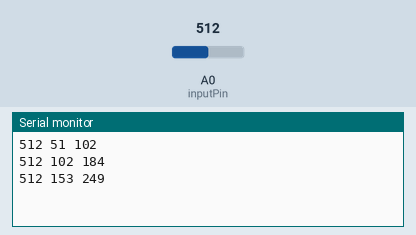
Recording of a program running on a simulated ESP8266 (NodeMCU). Shown: the last lines printed to the serial monitor. The inputs (shaded band) are chosen by the test bench; at power-on: A0 (inputPin) = 512.

Above: at 1.3 s.
1.4 s: A0 (inputPin) set to 716
At 1.9 s:
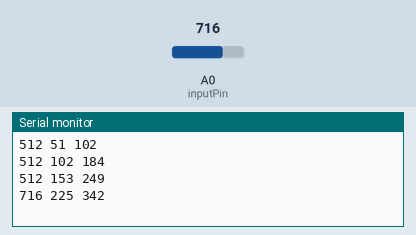
2.9 s: A0 (inputPin) set to 900
At 3.4 s:
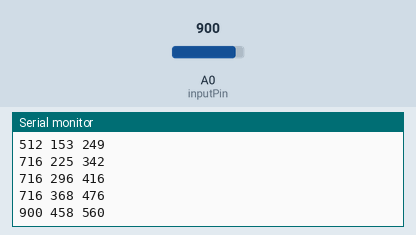
Timing chart, 0 to 5.9 s (numbered marks = the images above; inputs shaded):
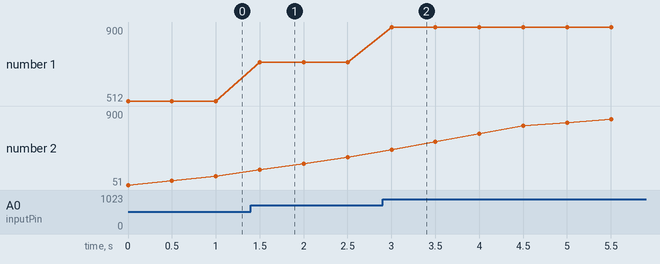

Measured:
- after the input at 1.4 s, the serial monitor: prints a new line after 0.10 s (image 1)
- after the input at 2.9 s, the serial monitor: prints a new line after 0.10 s (image 2)
- plotted number 1: 512 → 716 after the input at 1.4 s, 716 → 900 after the input at 2.9 s
- plotted number 2: 153 → 368 after the input at 1.4 s, 368 → 900 after the input at 2.9 s

The program:

main.cpp
```cpp
#include <Arduino.h>

const int numReadings = 10;

int readings[numReadings];      // the readings from the analog input
int readIndex = 0;              // the index of the current reading
int total = 0;                  // the running total
int average = 0;                // the average
float alpha = 0.2;
int ema = 0;
int inputPin = A0;

void setup() {
  // initialize serial communication with computer:
  Serial.begin(115200);

  // initialize all the readings to 0:
  for (int thisReading = 0; thisReading < numReadings; thisReading++) {
    readings[thisReading] = 0;
  }
}

void loop() {
  // subtract the last reading:
  total = total - readings[readIndex];
  // read from the sensor:
  int reading = analogRead(inputPin);
  readings[readIndex] = reading;
  // add the reading to the total:
  total = total + readings[readIndex];
  // advance to the next position in the array:
  readIndex = readIndex + 1;

  //exponential movind average
  ema = reading * alpha + (1 - alpha) * ema;

  // if we're at the end of the array...
  if (readIndex >= numReadings) {
    // ...wrap around to the beginning:
    readIndex = 0;
  }

  // calculate the average:
  average = total / numReadings;
  // send it to the computer as ASCII digits
  Serial.printf("%d %d %d \n",reading,average,ema);
  delay(500);        // delay in between reads for stability
}
```
